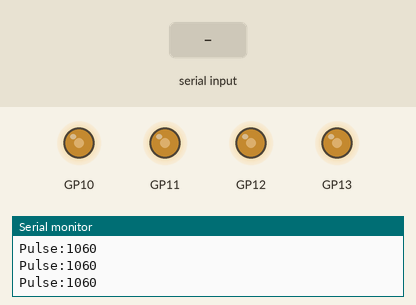
This sketch was run on a simulated Raspberry Pi Pico. On the bench: output pins drawn as LEDs (lit = HIGH), the last lines printed to the serial monitor. The test bench sets the inputs (shaded band).

Above: at 1.7 s.
1.8 s: "1" received over Serial
At 2.9 s:
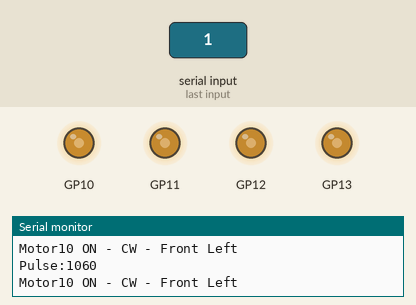
3.5 s: "5" received over Serial
At 4.3 s:
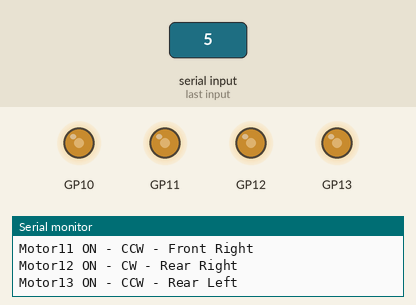
5.2 s: "2" received over Serial
At 5.9 s:
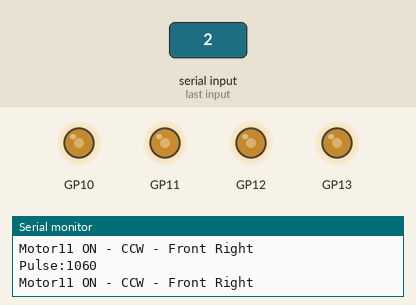
6.9 s: "3" received over Serial
At 8.3 s:
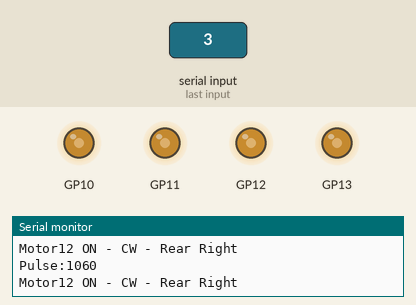
8.6 s: "4" received over Serial
At 10.0 s:
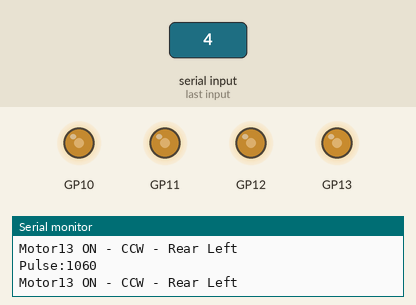
Timing chart, 0 to 11.3 s (numbered marks = the images above; inputs shaded):
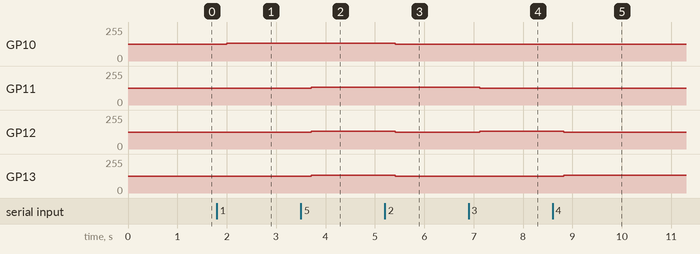

Measured:
- after the input at 1.8 s, GP10: 125/255 → 132/255 after 0.20 s
- after the input at 3.5 s, GP11–13: 125/255 → 132/255 after 0.21 s
- after the input at 5.2 s, GP10, GP12, GP13: 132/255 → 125/255 after 0.22 s
- after the input at 6.9 s, GP11: 132/255 → 125/255 after 0.22 s; GP12: 125/255 → 132/255 after 0.22 s
- after the input at 8.6 s, GP12: 132/255 → 125/255 after 0.22 s; GP13: 125/255 → 132/255 after 0.22 s

The sketch:

arduino-pico_esc.ino
```cpp
#include "hardware/pwm.h"

#define ESC_CALIB_LOW 1000
#define ESC_CALIB_HIGH 2000
#define MIN_PULSE 1000
#define MAX_PULSE 1800
#define STOP_PULSE 1000
#define IDLE_PULSE 1060

#define PIN10_SLICE 5
#define PIN12_SLICE 6

// GP10 CW              CCW GP11
//          O       O
//              O
//          O       O
// GP13 CCW             CW  GP12

// variables for RC receiver channels
uint16_t chPitch, chRoll, chThrottle, chYaw = 0;

// variables for ESCs
int motor10, motor11, motor12, motor13 = STOP_PULSE;
byte data = 0;

void setup() {
    Serial.begin(9600);
    Serial1.begin(115200);
    while (!Serial); // we need this, otherwise the sketch will start without waiting for the serial monitor

    setupPWM();

    // arm the ECSs
    writeESCs(STOP_PULSE);
    delay(500);

    Serial.print("Press c to calibrate, 1-4 to test single motor, 5 to test all motors");
}

int pulse = MIN_PULSE;

void loop() {
     if (Serial.available()) {
        data = Serial.read();
        delay(100);
        while(Serial.available() > 0) Serial.read();
    }

    if (data == 'c') {
        calibrateESCs();
        data = 0;
    }

    decodeIBus();

    pulse = chThrottle;
    pulse = constrain(pulse, IDLE_PULSE, MAX_PULSE);
    Serial.print(F("Pulse:"));
    Serial.println(pulse);

    motor10 = STOP_PULSE;
    motor11 = STOP_PULSE;
    motor12= STOP_PULSE;
    motor13 = STOP_PULSE;

    if (data == '1' || data == '5') {
        motor10 = pulse;
        Serial.println("Motor10 ON - CW - Front Left");
    }

    if (data == '2' || data == '5') {
        motor11 = pulse;
        Serial.println("Motor11 ON - CCW - Front Right");
    }

    if (data == '3' || data == '5') {
        motor12 = pulse;
        Serial.println("Motor12 ON - CW - Rear Right");
    }

    if (data == '4' || data == '5') {
        motor13 = pulse;
        Serial.println("Motor13 ON - CCW - Rear Left");
    }

    sendToESCs();
    delay(200);
}

void setupPWM() {
    // PWM 5A - pin14 - GPIO10 - slice 5 - CHAN A
    // PWM 5B - pin15 - GPIO11 - slice 5 - CHAN B
    // PWM 6A - pin16 - GPIO12 - slice 6 - CHAN A
    // PWM 6B - pin17 - GPIO13 - slice 6 - CHAN B
    gpio_set_function(10, GPIO_FUNC_PWM);
    gpio_set_function(11, GPIO_FUNC_PWM);
    gpio_set_function(12, GPIO_FUNC_PWM);
    gpio_set_function(13, GPIO_FUNC_PWM);

    // clock is 125Mhz, so 1 tick is 8 nanoseconds. I want a cycle of 1 micro, so the clock divider is 125
    pwm_set_clkdiv(PIN10_SLICE, 125);
    pwm_set_clkdiv(PIN12_SLICE, 125);

    // this is the maximum counter (16 bit 0-65535). set period of 2040 micros, 490.19 Hz
    pwm_set_wrap(PIN10_SLICE, 2039);
    pwm_set_wrap(PIN12_SLICE, 2039);

    pwm_set_chan_level(PIN10_SLICE, PWM_CHAN_A, STOP_PULSE); // GPIO10
    pwm_set_chan_level(PIN10_SLICE, PWM_CHAN_B, STOP_PULSE); // GPIO11
    pwm_set_chan_level(PIN12_SLICE, PWM_CHAN_A, STOP_PULSE); // GPIO12
    pwm_set_chan_level(PIN12_SLICE, PWM_CHAN_B, STOP_PULSE); // GPIO13

    pwm_set_enabled(PIN10_SLICE, true);
    pwm_set_enabled(PIN12_SLICE, true);
}

void calibrateESCs() {
    Serial.println(F("ESC calibration, check that battery IS DISCONNECTED and press a key"));
    while(!Serial.available());
    Serial.read();
    writeESCs(ESC_CALIB_HIGH);
    Serial.println(F("MAX pulse sent, press a key after the ESC has emitted 3 beeps"));
    while(!Serial.available());
    Serial.read();
    writeESCs(ESC_CALIB_LOW);
    Serial.println(F("ESC calibrated"));
    delay(5000);
}

void writeESCs(int micros) {
    // send same pulse to all 4 ESCs
    motor10 = micros;
    motor11 = micros;
    motor12 = micros;
    motor13 = micros;

    sendToESCs();
}

void sendToESCs() {
    pwm_set_chan_level(PIN10_SLICE, PWM_CHAN_A, motor10);
    pwm_set_chan_level(PIN10_SLICE, PWM_CHAN_B, motor11);
    pwm_set_chan_level(PIN12_SLICE, PWM_CHAN_A, motor12);
    pwm_set_chan_level(PIN12_SLICE, PWM_CHAN_B, motor13);
}

#define IBUS_BUFFER_SIZE 32
static uint8_t buffer[IBUS_BUFFER_SIZE];
static uint8_t bufferIndex = 0;
uint16_t checksum = 0;

void decodeIBus() {
    // lenght: 0x20
    // Command: 0x40
    // ch1 LSB+MSB
    // ..
    // ch14 LSB-MSB
    // checksum
    while (Serial1.available() > 0) {
        uint8_t value = Serial1.read();
        if (bufferIndex == 0 && value != 0x20) {continue;}
        if (bufferIndex == 1 && value != 0x40) {bufferIndex = 0; continue;}
        if (bufferIndex < IBUS_BUFFER_SIZE) buffer[bufferIndex] = value;
        bufferIndex++;

        if (bufferIndex == IBUS_BUFFER_SIZE) {
            bufferIndex = 0;
            uint16_t expected = buffer[IBUS_BUFFER_SIZE-1] * 256 + buffer[IBUS_BUFFER_SIZE-2];
            checksum =0;
            for (int i=0; i < IBUS_BUFFER_SIZE-2; i++) {checksum+=buffer[i];}
            if ((expected + checksum) == 0xFFFF) {
                if (buffer[1] == 0x40) {
                    chRoll = buffer[3] * 256 + buffer[2];
                    chPitch = buffer[5] * 256 + buffer[4];
                    chThrottle = buffer[7] * 256 + buffer[6];
                    chYaw = buffer[9] * 256 + buffer[8];
                }
            }
        }
    }
}
```
